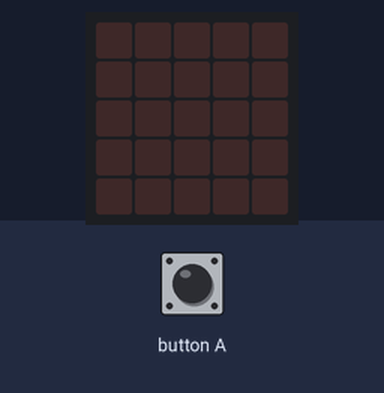
Bench run of a program on a simulated Calliope mini (MakeCode). Parts: the board's 5×5 LED display. The test bench sets the inputs (shaded band). Random numbers come from a fixed seed.

Above: at 1.2 s.
1.3 s: button A pressed for 0.15 s
At 2.4 s:
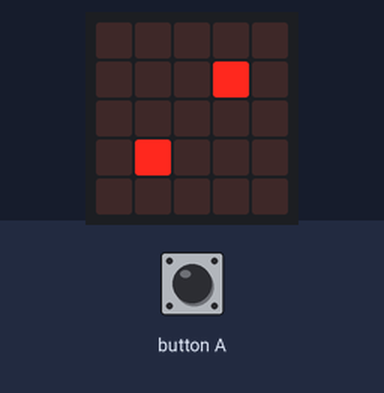
2.9 s: button A pressed for 0.15 s
At 3.7 s:
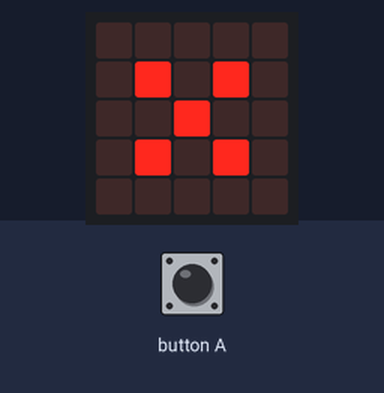
4.5 s: button A pressed for 0.15 s
At 5.8 s:
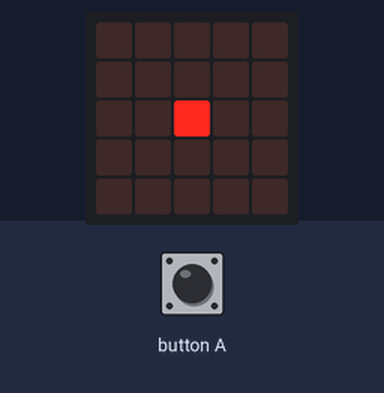
6.1 s: button A pressed for 0.15 s
At 7.3 s:
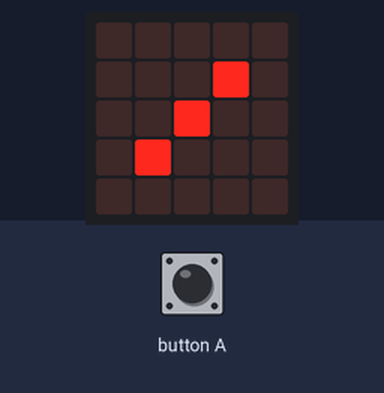
7.7 s: button A pressed 5 times (0.12 s each, 0.3 s apart)
At 9.8 s:
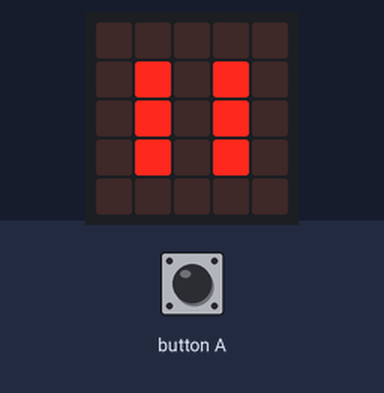
Timing chart, 0 to 11.3 s (numbered marks = the images above; inputs shaded):
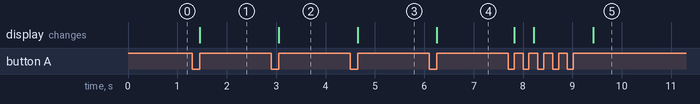

Measured:
- after the input at 1.3 s, the display: changes after 0.15 s (image 1)
- after the input at 2.9 s, the display: changes after 0.15 s (image 2)
- after the input at 4.5 s, the display: changes after 0.15 s (image 3)
- after the input at 6.1 s, the display: changes after 0.15 s (image 4)
- after the input at 7.7 s, the display: first changes after 0.12 s (image 5 shows a later state)

The program:

main.ts
```typescript
let Wuerfelzahl = 0
input.onButtonPressed(Button.A, function () {
    Wuerfelzahl = randint(1, 6)
    if (Wuerfelzahl == 1) {
        basic.showLeds(`
            . . . . .
            . . . . .
            . . # . .
            . . . . .
            . . . . .
            `)
    } else if (Wuerfelzahl == 2) {
        basic.showLeds(`
            . . . . .
            . . . # .
            . . . . .
            . # . . .
            . . . . .
            `)
    } else if (Wuerfelzahl == 3) {
        basic.showLeds(`
            . . . . .
            . . . # .
            . . # . .
            . # . . .
            . . . . .
            `)
    } else if (Wuerfelzahl == 4) {
        basic.showLeds(`
            . . . . .
            . # . # .
            . . . . .
            . # . # .
            . . . . .
            `)
    } else if (Wuerfelzahl == 5) {
        basic.showLeds(`
            . . . . .
            . # . # .
            . . # . .
            . # . # .
            . . . . .
            `)
    } else if (Wuerfelzahl == 6) {
        basic.showLeds(`
            . . . . .
            . # . # .
            . # . # .
            . # . # .
            . . . . .
            `)
    }
})
basic.forever(function () {

})
```

test.ts
```typescript
// Hier kann man Tests durchführen; diese Datei wird nicht kompiliert, wenn dieses Paket als Erweiterung verwendet wird.
```
